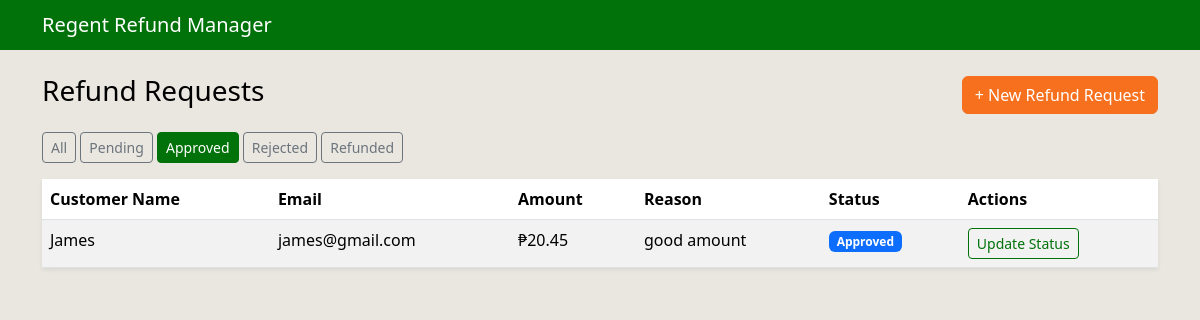
Screenshot of /refunds/?status=APPROVED with the database file from the repository.
### refunds/models.py (models this page shows, shortened)
class RefundRequest(models.Model):
    class Status(models.TextChoices):
        PENDING = "PENDING", "Pending"
        APPROVED = "APPROVED", "Approved"
        REJECTED = "REJECTED", "Rejected"
        REFUNDED = "REFUNDED", "Refunded"
    customer_name = models.CharField(max_length=200)
    customer_email = models.EmailField()
    refund_amount = models.DecimalField(max_digits=10, decimal_places=2) # decimal and not float as money is involved here
    reason = models.TextField()
    status = models.CharField(
        max_length=20,
        choices=Status.choices,
        default=Status.PENDING, # every new request starts with pending first as its default status
    )
    created_at = models.DateTimeField(auto_now_add=True)
    updated_at = models.DateTimeField(auto_now=True)
    class Meta:
        ordering = ["-created_at"] #newest requests will be shown first in the list

### refunds/views.py (the view)
# urls.py: path("", views.request_list, name="request_list"),
def request_list(request):
    status_filter = request.GET.get("status")
    requests = RefundRequest.objects.all()
    if status_filter:
        requests = requests.filter(status=status_filter)
    context = {
        "requests": requests,
        "status_choices": RefundRequest.Status.choices,
        "selected_status": status_filter,
    }
    return render(request, "refunds/request_list.html", context)

### refunds/templates/refunds/request_list.html (shortened to what this page needs)
{% extends "refunds/base.html" %}
{% block content %}
<div class="d-flex justify-content-between align-items-center mb-3">
    <h1 class="h3">Refund Requests</h1>
    <a href="{% url 'refunds:request_create' %}" class="btn btn-brand">+ New Refund Request</a>
</div>
<div class="mb-3">
    <a href="{% url 'refunds:request_list' %}" class="btn btn-sm btn-outline-secondary {% if not selected_status %}active{% endif %}">All</a>
    {% for value, label in status_choices %}
        <a href="{% url 'refunds:request_list' %}?status={{ value }}" class="btn btn-sm btn-outline-secondary {% if selected_status == value %}active{% endif %}">{{ label }}</a>
    {% endfor %}
</div>
<table class="table table-striped table-hover bg-white shadow-sm">
    <thead>
        <tr>
            <th>Customer Name</th>
            <th>Email</th>
            <th>Amount</th>
            <th>Reason</th>
            <th>Status</th>
            <th>Actions</th>
        </tr>
    </thead>
    <tbody>
        {% for r in requests %}
        <tr>
            <td>{{ r.customer_name }}</td>
            <td>{{ r.customer_email }}</td>
            <td>₱{{ r.refund_amount }}</td>
            <td>{{ r.reason }}</td>
            <td><span class="badge status-{{ r.status|lower }}">{{ r.get_status_display }}</span></td>
            <td><a href="{% url 'refunds:request_update_status' r.pk %}" class="btn btn-sm btn-outline-primary">Update Status</a></td>
        </tr>
        {% empty %}
        <tr><td colspan="6" class="text-center text-muted">No refund requests found yet.</td></tr>
        {% endfor %}
    </tbody>
</table>
{% endblock %}

### refunds/templates/refunds/base.html (style rules this page uses)
:root { --brand-bg: #eae6e0; --brand-orange: #f7701e; --brand-green: #007209; }
body { background-color: var(--brand-bg); color: #000; }
.btn-brand { background-color: var(--brand-orange); border-color: var(--brand-orange); color: #fff; }
a { color: var(--brand-green); }
.btn-outline-secondary.active { background-color: var(--brand-green); border-color: var(--brand-green); }
.btn-outline-primary { color: var(--brand-green); border-color: var(--brand-green); }
.status-approved { background-color: #0d6efd; }

### rows the page displays
RefundRequest: customer_name "James", customer_email "james@gmail.com", refund_amount "20.45", reason "good amount", status "Approved"

### other values shown
{{ label }} "Pending" "Approved" "Rejected" "Refunded"
